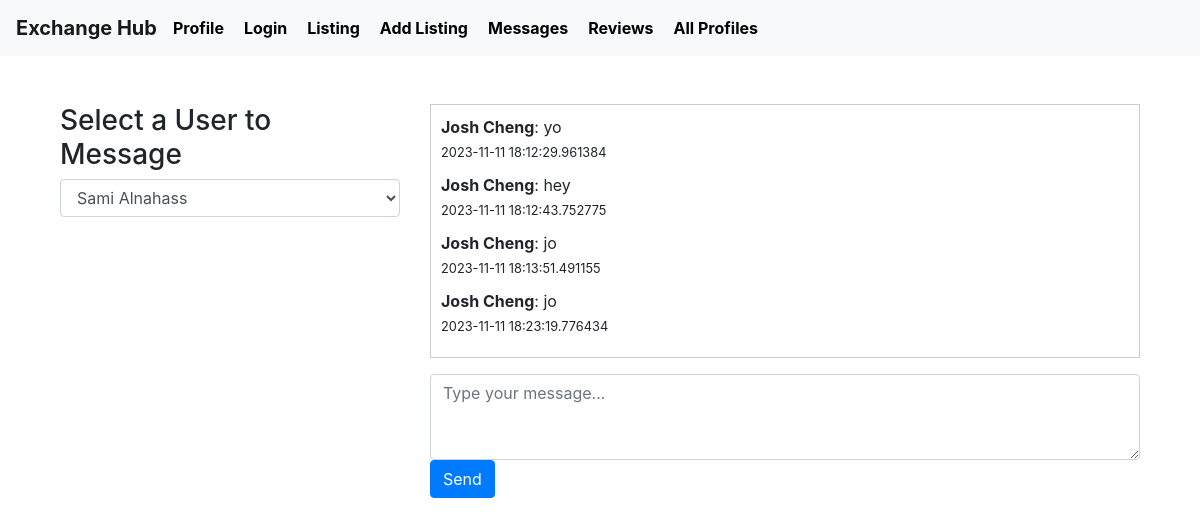
The app's page /get_messages?other_user_id=2 (signed in) with its own data.
### tables this page shows
CREATE TABLE Message (
    messageID INTEGER PRIMARY KEY AUTOINCREMENT,
    senderID INTEGER,
    receiverID INTEGER,
    listingID INTEGER,
    content TEXT NOT NULL,
    sendDate DATETIME NOT NULL,
    isRead BOOLEAN NOT NULL,
    FOREIGN KEY (senderID) REFERENCES User(userID),
    FOREIGN KEY (receiverID) REFERENCES User(userID),
    FOREIGN KEY (listingID) REFERENCES Listing(listingID)
);

### app.py (the view)
@app.route('/get_messages')
def get_messages():
    user_id = session.get('user_id')
    if not user_id:
        return redirect(url_for('login'))
    conn = sqlite3.connect('database.db')
    cursor = conn.cursor()
    cursor.execute("SELECT userID, firstName || ' ' || lastName AS username FROM User WHERE userID != ?", (user_id,))
    users = cursor.fetchall()
    other_user_id = request.args.get('other_user_id')
    cursor.execute("""
        SELECT m.senderID, m.receiverID, m.content, m.sendDate,
               s.firstName || ' ' || s.lastName AS senderName,
               r.firstName || ' ' || r.lastName AS receiverName
        FROM Message m
        JOIN User s ON m.senderID = s.userID
        JOIN User r ON m.receiverID = r.userID
        WHERE (m.senderID = ? AND m.receiverID = ?) OR (m.senderID = ? AND m.receiverID = ?)
        ORDER BY m.sendDate ASC
    """, (user_id, other_user_id, other_user_id, user_id))
    messages = cursor.fetchall()
    conn.close()
    return render_template('messages.html', users=users, messages=messages, other_user_id=other_user_id)

### templates/messages.html (shortened to what this page needs)
{% extends "layout.html" %}
{% block content %}
<div class="container mt-4">
    <div class="row">
        <div class="col-md-4">
            <h3>Select a User to Message</h3>
            <form action="{{ url_for('get_messages') }}" method="get">
                <div class="form-group">
                    <select name="other_user_id" class="form-control" onchange="this.form.submit()">
                        {% for user in users %}
                        <option value="{{ user[0] }}" {% if user[0] == other_user_id|int %} selected {% endif %}>
                            {{ user[1] }}
                        </option>
                        {% endfor %}
                    </select>
                </div>
            </form>
        </div>
        <div class="col-md-8">
            <div class="chat-area">
                {% for msg in messages %}
                <div class="message">
                    {% if msg['senderID'] == user_id %}
                        <div class="sent-message">
                            <strong>{{ msg[4] }}</strong>: {{ msg[2] }}
                            <div><small>{{ msg[3] }}</small></div>
                        </div>
                    {% else %}
                        <div class="received-message">
                            <strong>{{ msg[5] }}</strong> to <strong>You</strong>: {{ msg[2] }}
                            <div><small>{{ msg[3] }}</small></div>
                        </div>
                    {% endif %}
                </div>
                {% endfor %}
            </div>
            <form action="{{ url_for('send_message') }}" method="post" class="mt-3">
                <textarea name="message" class="form-control" placeholder="Type your message..." rows="3"></textarea>
                <button type="submit" class="btn btn-primary">Send</button>
            </form>
        </div>
    </div>
</div>
{% endblock %}

### static/style.css (style rules this page uses)
.chat-area { max-height: 400px; overflow-y: auto; border: 1px solid #ccc; padding: 10px; margin-bottom: 10px; }
.message { margin-bottom: 10px; }

### records on screen
Message: msg "Josh Cheng", content "yo", sendDate "2023-11-11 18:12:29.961384"
Message: msg "Josh Cheng", content "hey", sendDate "2023-11-11 18:12:43.752775"
Message: msg "Josh Cheng", content "jo", sendDate "2023-11-11 18:13:51.491155"
Message: msg "Josh Cheng", content "jo", sendDate "2023-11-11 18:23:19.776434"

### other values on screen
form field other_user_id "Sami Alnahass"
